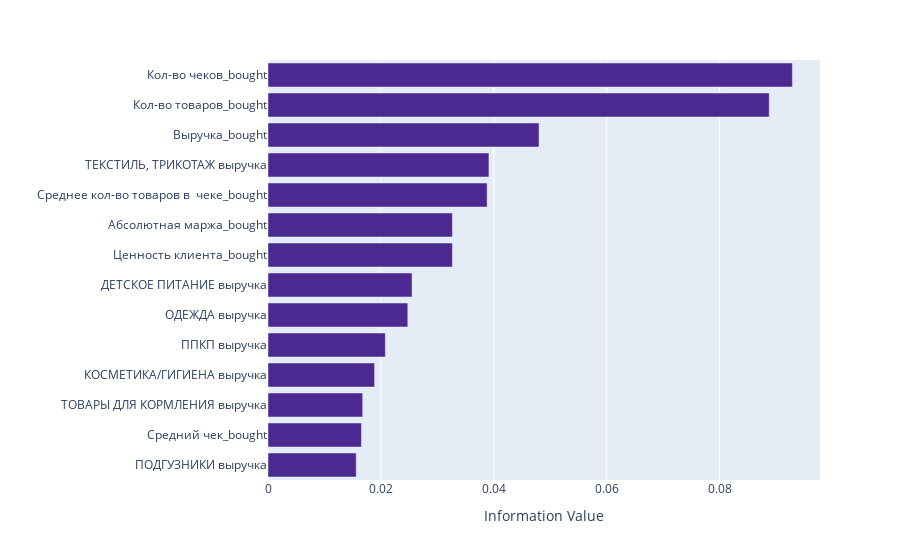

This figure's notebook cell:
### Code cell
colors = ["#016450", "#02818a", "#3690c0", "#67a9cf", "#a6bddb", "#d0d1e6", "#ece2f0", "#fff7fb"]
from sklearn.inspection import permutation_importance
IV=IV.sort_values('IV', ascending =True)

fig = px.bar(IV[(IV['IV'] >= 0.01)], x='IV', y='VAR_NAME',
             orientation='h', color_discrete_sequence=px.colors.sequential.Agsunset, labels={
                     "VAR_NAME": " "
                   })

fig.update_layout(xaxis_title="Information Value")  # Update the x-axis label

fig.show()

### Figure 1 — Plotly figure (JSON) as saved in the notebook; plotly's stock layout.template omitted (floating-point values rounded to 4 significant figures)
{"data": [{"alignmentgroup": "True", "hovertemplate": "IV=%{x}<br> =%{y}<extra></extra>", "legendgroup": "", "marker": {"color": "rgb(75, 41, 145)", "pattern": {"shape": ""}}, "name": "", "offsetgroup": "", "orientation": "h", "showlegend": false, "textposition": "auto", "type": "bar", "x": [0.01563, 0.01656, 0.01678, 0.01888, 0.02079, 0.02476, 0.02552, 0.03267, 0.03267, 0.03882, 0.03914, 0.04801, 0.08878, 0.09289], "xaxis": "x", "y": ["ПОДГУЗНИКИ выручка", "Средний чек_bought", "ТОВАРЫ ДЛЯ КОРМЛЕНИЯ выручка", "КОСМЕТИКА/ГИГИЕНА выручка", "ППКП выручка", "ОДЕЖДА выручка", "ДЕТСКОЕ ПИТАНИЕ выручка", "Ценность клиента_bought", "Абсолютная маржа_bought", "Среднее кол-во товаров в  чеке_bought", "ТЕКСТИЛЬ, ТРИКОТАЖ выручка", "Выручка_bought", "Кол-во товаров_bought", "Кол-во чеков_bought"], "yaxis": "y"}], "layout": {"barmode": "relative", "legend": {"tracegroupgap": 0}, "margin": {"t": 60}, "xaxis": {"anchor": "y", "domain": [0, 1], "title": {"text": "Information Value"}}, "yaxis": {"anchor": "x", "domain": [0, 1], "title": {"text": " "}}}}
